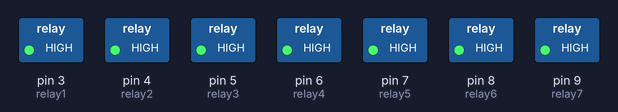
Bench run of a sketch on a simulated Arduino Uno, built with avr-gcc and run on an emulated ATmega328P. On the bench: switched loads named in the sketch (green lamp = pin HIGH). Random numbers use the default seed unless the sketch sets one; what the sketch prints to the serial monitor is not drawn.

Above: at 0.1 s.
At 2.15 s:
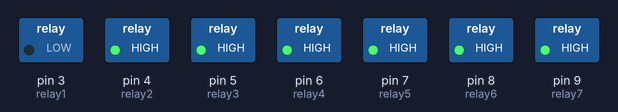
At 2.75 s:
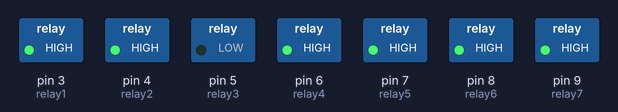
Timing chart, 0 to 4.4 s (numbered marks = the images above):
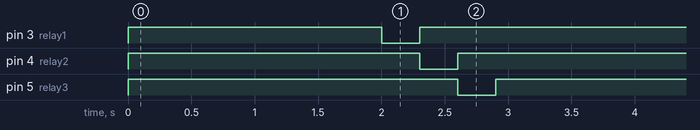

Measured:
- by itself, pin 3 (relay1): HIGH → LOW at 2.0 s, → HIGH 0.30 s later
- by itself, pin 4 (relay2): HIGH → LOW at 2.3 s, → HIGH 0.30 s later
- by itself, pin 5 (relay3): HIGH → LOW at 2.6 s, → HIGH 0.30 s later

The sketch:

Ladies_2.ino
```cpp
const int switchPin = 2; //coin opp switch
const int maxRand = 2;

// relay control pins
// lady with book {
const int relay1 = 3;
const int relay2 = 4;
const int relay3 = 5;
//}
// lady dancing{
const int relay4 = 6;
const int relay5 = 7;
//}
// lady on cell phone{
const int relay6 = 8;
const int relay7 = 9;
//}

//variables to select the different ladies
int switchState = 0;
int ladySelector;
int previousSelector = maxRand;
int returnRate = 2000;
int returnTimer;
int returnRate1 = 2000;
int returnTimer1;
int returnRate2 = 2000;
int returnTimer2;

void setup(){
  Serial.begin(9600);
  pinMode(switchPin, INPUT);
  pinMode(relay1, OUTPUT);
  pinMode(relay2, OUTPUT);
  pinMode(relay3, OUTPUT);
  pinMode(relay4, OUTPUT);
  pinMode(relay5, OUTPUT);
  pinMode(relay6, OUTPUT);
  pinMode(relay7, OUTPUT);
  digitalWrite(relay1, HIGH);
  digitalWrite(relay2, HIGH);
  digitalWrite(relay3, HIGH);
  digitalWrite(relay4, HIGH);
  digitalWrite(relay5, HIGH);
  digitalWrite(relay6, HIGH);
  digitalWrite(relay7, HIGH);
  returnTimer = millis();
  returnTimer1 = millis();
  returnTimer2 = millis();
}

void loop(){
  if(switchState == HIGH){
    ladySelection();
  }

  lady();
  Serial.println(ladySelector);
}

void ladySelection(){
  do{
    ladySelector = random(maxRand);
  }
  while (ladySelector == previousSelector);
  previousSelector = ladySelector;
  Serial.println(ladySelector);
}


void lady(){
  switch(ladySelector){
  case 0:
    if (millis()-returnTimer>returnRate){
      returnTimer = millis();
      digitalWrite(relay1, LOW);
      delay(300);
      digitalWrite(relay1, HIGH);
      digitalWrite(relay2, LOW);
      delay(300);
      digitalWrite(relay2, HIGH);
      digitalWrite(relay3, LOW);
      delay(300);
      digitalWrite(relay3, HIGH);
      ladySelector = 3;
    }
    break;
  case 1:
    if (millis()-returnTimer1>returnRate1){
      returnTimer1 = millis();
      digitalWrite(relay4, LOW);
      delay(300);
      digitalWrite(relay4, HIGH);
      digitalWrite(relay5, LOW);
      delay(300);
      digitalWrite(relay5, HIGH);
      ladySelector = 3;
    }
    break;
  case 2:
    if (millis()-returnTimer2>returnRate2){
      returnTimer2 = millis();
      digitalWrite(relay6, LOW);
      delay(300);
      digitalWrite(relay6, HIGH);
      ladySelector = 3;
    }
    break;
  case 3:
    digitalWrite(relay1, HIGH);
    digitalWrite(relay2, HIGH);
    digitalWrite(relay3, HIGH);
    digitalWrite(relay4, HIGH);
    digitalWrite(relay5, HIGH);
    digitalWrite(relay6, HIGH);
    digitalWrite(relay7, HIGH);
  }
}
```
